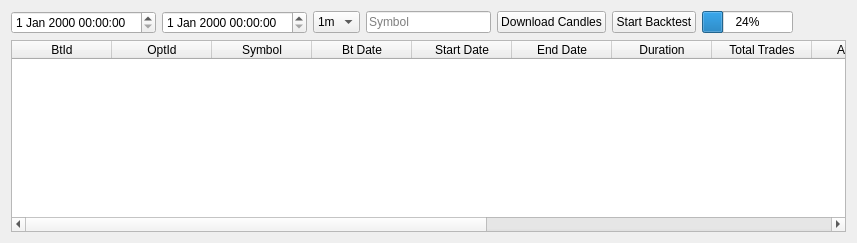
            <widget class="QWidget" name="tabBacktester">
             <property name="styleSheet">
              <string notr="true"/>
             </property>
             <attribute name="title">
              <string>Backtester</string>
             </attribute>
             <layout class="QGridLayout" name="gridLayout_24">
              <item row="0" column="0">
               <layout class="QVBoxLayout" name="verticalLayout_19">
                <item>
                 <layout class="QHBoxLayout" name="horizontalLayout_8">
                  <item>
                   <widget class="QDateTimeEdit" name="dateFromBacktest">
                    <property name="styleSheet">
                     <string notr="true"/>
                    </property>
                   </widget>
                  </item>
                  <item>
                   <widget class="QDateTimeEdit" name="dateToBacktest">
                    <property name="styleSheet">
                     <string notr="true"/>
                    </property>
                   </widget>
                  </item>
                  <item>
                   <widget class="QComboBox" name="drpBacktestTimeframe">
                    <property name="styleSheet">
                     <string notr="true"/>
                    </property>
                    <property name="currentText">
                     <string>1m</string>
                    </property>
                    <item>
                     <property name="text">
                      <string>1m</string>
                     </property>
                    </item>
                    <item>
                     <property name="text">
                      <string>5m</string>
                     </property>
                    </item>
                    <item>
                     <property name="text">
                      <string>1h</string>
                     </property>
                    </item>
                    <item>
                     <property name="text">
                      <string>1d</string>
                     </property>
                    </item>
                   </widget>
                  </item>
                  <item>
                   <widget class="QLineEdit" name="txtBacktestSymbol">
                    <property name="minimumSize">
                     <size>
                      <width>125</width>
                      <height>0</height>
                     </size>
                    </property>
                    <property name="maximumSize">
                     <size>
                      <width>75</width>
                      <height>16777215</height>
                     </size>
                    </property>
                    <property name="styleSheet">
                     <string notr="true"/>
                    </property>
                    <property name="text">
                     <string/>
                    </property>
                    <property name="placeholderText">
                     <string>Symbol</string>
                    </property>
                   </widget>
                  </item>
                  <item>
                   <widget class="QPushButton" name="btnDownloadCandles">
                    <property name="styleSheet">
                     <string notr="true"/>
                    </property>
                    <property name="text">
                     <string>Download Candles</string>
                    </property>
                   </widget>
                  </item>
                  <item>
                   <widget class="QPushButton" name="btnStartBacktest">
                    <property name="styleSheet">
                     <string notr="true"/>
                    </property>
                    <property name="text">
                     <string>Start Backtest</string>
                    </property>
                   </widget>
                  </item>
                  <item>
                   <widget class="QProgressBar" name="progressBarBacktest">
                    <property name="maximumSize">
                     <size>
                      <width>100</width>
                      <height>16777215</height>
                     </size>
                    </property>
                    <property name="styleSheet">
                     <string notr="true"/>
                    </property>
                    <property name="value">
                     <number>24</number>
                    </property>
                   </widget>
                  </item>
                  <item>
                   <widget class="QLabel" name="lblSwtUpdateBacktest">
                    <property name="styleSheet">
                     <string notr="true"/>
                    </property>
                    <property name="text">
                     <string/>
                    </property>
                   </widget>
                  </item>
                  <item>
                   <spacer name="horizontalSpacer_7">
                    <property name="orientation">
                     <enum>Qt::Horizontal</enum>
                    </property>
                    <property name="sizeHint" stdset="0">
                     <size>
                      <width>40</width>
                      <height>20</height>
                     </size>
                    </property>
                   </spacer>
                  </item>
                 </layout>
                </item>
               </layout>
              </item>
              <item row="1" column="0">
               <widget class="QTableWidget" name="tblBacktests">
                <property name="enabled">
                 <bool>true</bool>
                </property>
                <property name="styleSheet">
                 <string notr="true"/>
                </property>
                <attribute name="verticalHeaderVisible">
                 <bool>false</bool>
                </attribute>
                <column>
                 <property name="text">
                  <string>BtId</string>
                 </property>
                </column>
                <column>
                 <property name="text">
                  <string>OptId</string>
                 </property>
                </column>
                <column>
                 <property name="text">
                  <string>Symbol</string>
                 </property>
                </column>
                <column>
                 <property name="text">
                  <string>Bt Date</string>
                 </property>
                </column>
                <column>
                 <property name="text">
                  <string>Start Date</string>
                 </property>
                </column>
                <column>
                 <property name="text">
                  <string>End Date</string>
                 </property>
                </column>
                <column>
                 <property name="text">
                  <string>Duration</string>
                 </property>
                </column>
                <column>
                 <property name="text">
                  <string>Total Trades</string>
                 </property>
                </column>
                <column>
                 <property name="text">
                  <string>Avg Time</string>
                 </property>
                </column>
                <column>
                 <property name="text">
                  <string>Trades/Hour</string>
                 </property>
                </column>
                <column>
                 <property name="text">
                  <string>Avg PL %</string>
                 </property>
                </column>
                <column>
                 <property name="text">
                  <string>PL/Hour</string>
                 </property>
                </column>
                <column>
                 <property name="text">
                  <string>PL</string>
                 </property>
                </column>
                <column>
                 <property name="text">
                  <string>PL %</string>
                 </property>
                </column>
               </widget>
              </item>
             </layout>
            </widget>
